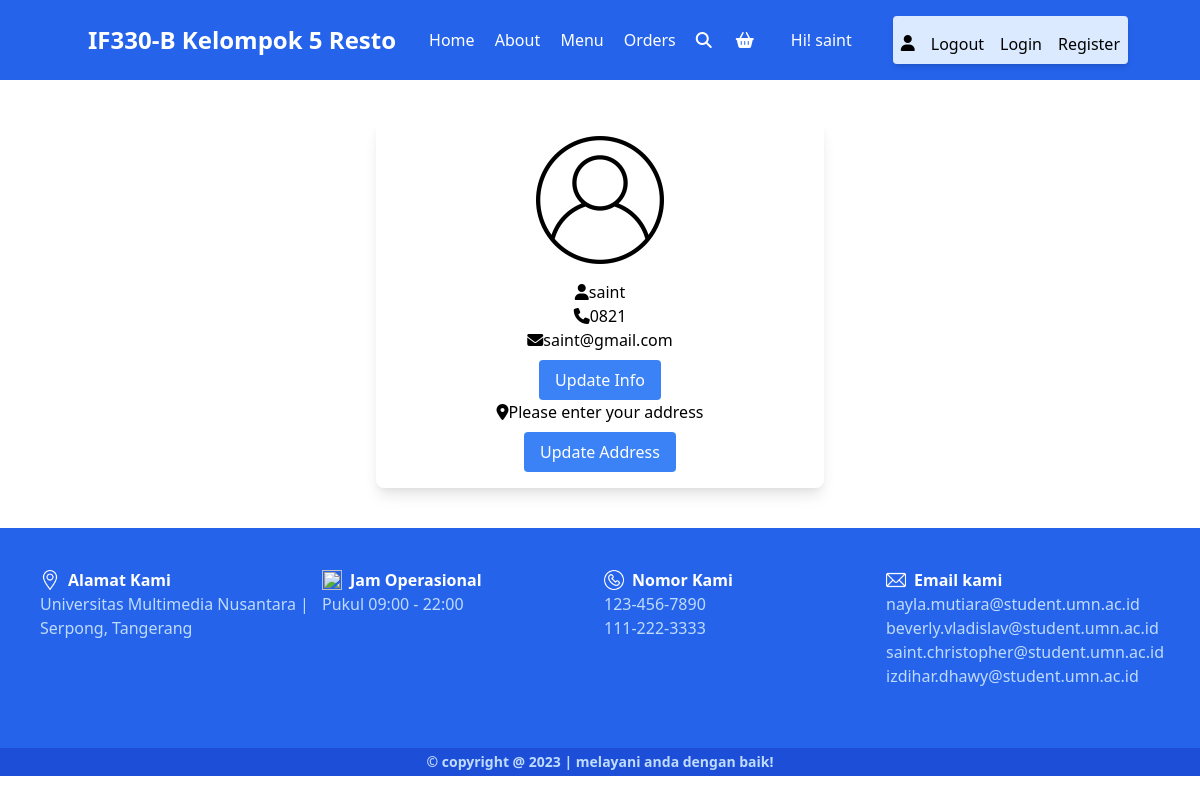
The app's page /profile.php (signed in) with its own data.
### tables this page shows
CREATE TABLE `users` (
  `id` int(100) NOT NULL,
  `name` varchar(20) NOT NULL,
  `email` varchar(50) NOT NULL,
  `number` varchar(10) NOT NULL,
  `password` varchar(50) NOT NULL,
  `address` varchar(500) NOT NULL
);

### profile.php (the view, shortened to what this page needs)
<?php
include 'components/connect.php';
if (isset($_SESSION['user_id'])) {
    $user_id = $_SESSION['user_id'];
} else {
    $user_id = '';
    header('location:index.php');
}
?>
<!DOCTYPE html>
<html lang="en">
<head>
    <link rel="stylesheet" href="https://cdnjs.cloudflare.com/ajax/libs/font-awesome/6.1.1/css/all.min.css">
    <link rel="stylesheet" href="https://cdn.jsdelivr.net/npm/tailwindcss@2.2.7/dist/tailwind.min.css">
</head>
<body>
    <?php include 'components/user_header.php'; ?>
    <section class="user-details p-4 bg-white mt-4 mx-auto max-w-md rounded-lg shadow-lg mt-10 mb-10">
        <div class="user text-center">
            <img src="images/user-icon.png" alt="" class="mx-auto mb-4 w-32">
            <p><i class="fas fa-user"></i><span><?= $fetch_profile['name']; ?></span></p>
            <p><i class="fas fa-phone"></i><span><?= $fetch_profile['number']; ?></span></p>
            <p><i class="fas fa-envelope"></i><span><?= $fetch_profile['email']; ?></span></p>
            <a href="update_profile.php" class="btn bg-blue-500 text-white px-4 py-2 rounded mt-2 inline-block">Update
                Info</a>
            <p class="address"><i
                    class="fas fa-map-marker-alt"></i><span><?php if($fetch_profile['address'] == ''){echo 'Please enter your address';}else{echo $fetch_profile['address'];} ?></span>
            </p>
            <a href="update_address.php" class="btn bg-blue-500 text-white px-4 py-2 rounded mt-2 inline-block">Update
                Address</a>
        </div>
    </section>
    <?php include 'components/footer.php'; ?>
</body>
</html>

### components/user_header.php (shortened to what this page needs)
<header class="bg-blue-600 p-4">
    <section class="container mx-auto flex items-center justify-between">
        <a href="index.php" class="text-2xl font-bold text-white">IF330-B Kelompok 5 Resto </a>
        <div class="hidden md:flex md:items-center">
            <nav class="text-center md:text-left">
                <a href="index.php" class="text-white hover:underline p-2 text-sm md:text-base">Home</a>
                <a href="about.php" class="text-white hover:underline p-2 text-sm md:text-base">About</a>
                <a href="menu.php" class="text-white hover:underline p-2 text-sm md:text-base">Menu</a>
                <a href="orders.php" class="text-white hover:underline p-2 text-sm md:text-base">Orders</a>
            </nav>
            <a href="search.php" class="text-white hover:text-gray-200 p-3"><i class="fas fa-search"></i></a>
            <a href="cart.php" class="text-white hover:text-gray-200 p-3"><i class="fa fa-shopping-basket"></i></a>
        </div>
        <?php
        if (isset($user_id) && !empty($user_id)) {
            $select_profile = $conn->prepare("SELECT * FROM `users` WHERE id = ?");
            $select_profile->execute([$user_id]);
            if ($select_profile->rowCount() > 0) {
                $fetch_profile = $select_profile->fetch(PDO::FETCH_ASSOC);
                echo '<p class="text-white hidden sm:block">Hi! ' . $fetch_profile['name'] . '</p>';
            }
        }
        ?>
        <div id="userDropdown"
            class="relative right-1 left-4 hidden sm:flex md:flex sm:flex-col md:flex-row md:items-center sm:space-y-2 md:space-x-4 bg-blue-100 text-black rounded shadow-md p-2">
            <a href="profile.php" class="hover:underline md:pt-1.5"><i class="fas fa-user alt"></i></a>
            <a href="components/user_logout.php" onclick="return confirm('Logout from this website?');"
                class="text-red hover:underline ">Logout</a>
            <a href="login.php" class="hover:underline">Login</a>
            <a href="register.php" class="hover:underline">Register</a>
        </div>
    </section>
</header>

### records on screen
users: name "saint", number "0821", email "saint@gmail.com"
